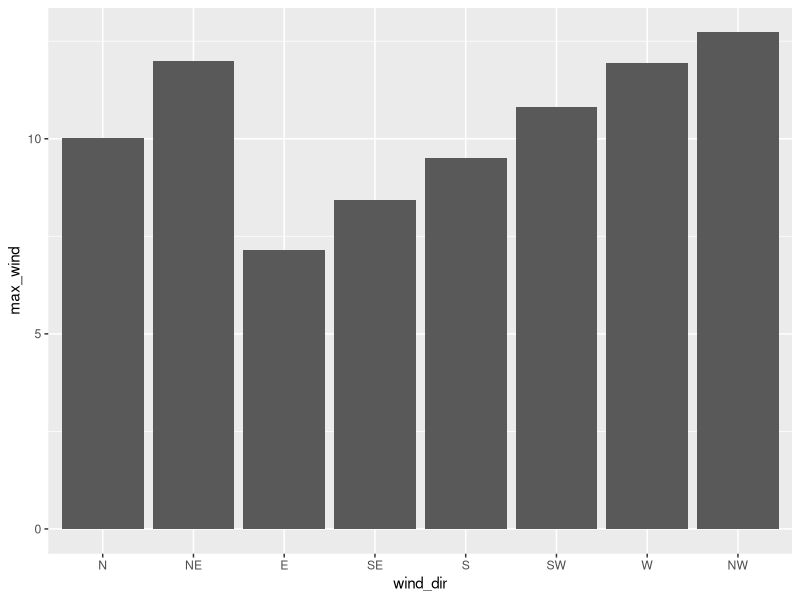
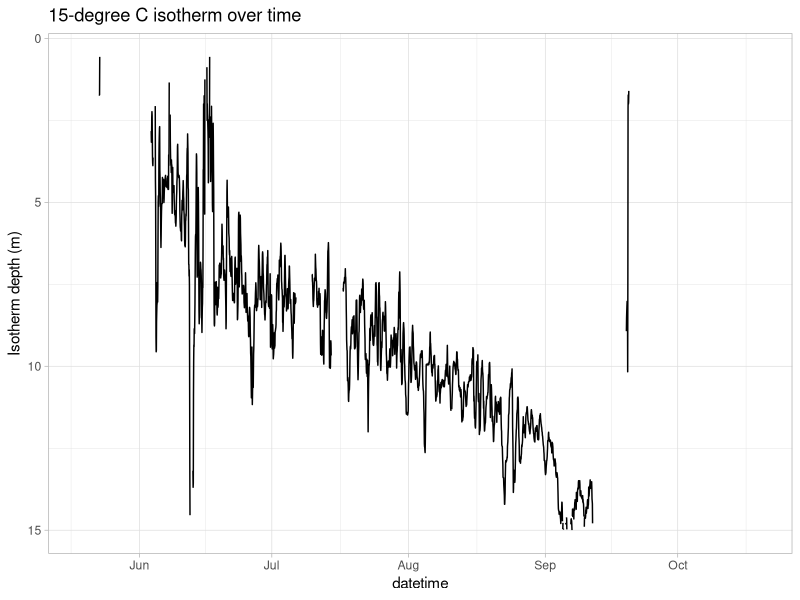
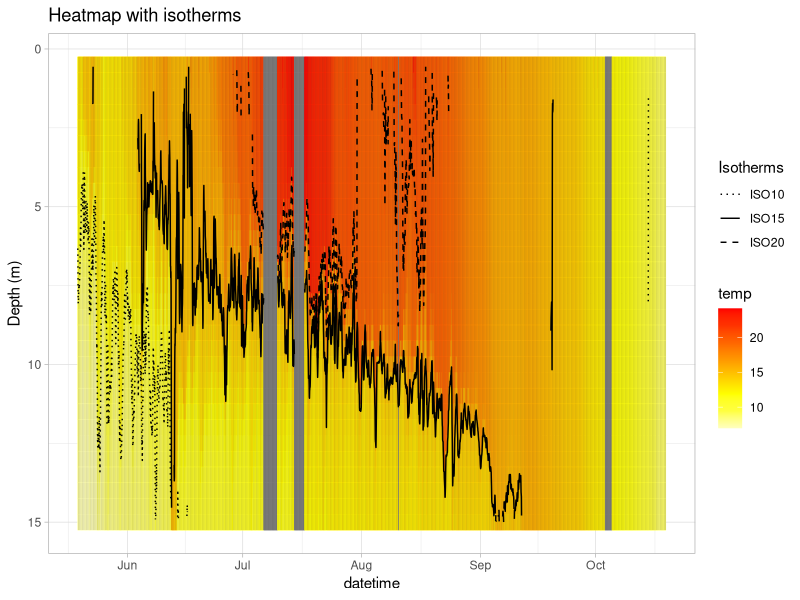

Write the R code that produced these figures, in order.
# GLEON Workshop on Debugging
# GLEON Limnoseries 2023 - May
# Author: Jorrit Mesman

# This sets your working directory to the location where your script is saved
# (Remove in case running outside Rstudio)
setwd(dirname(rstudioapi::getActiveDocumentContext()$path))

# Set TZ to UTC to avoid problems with time zones
Sys.setenv(TZ = "UTC")

# Load packages
library(data.table)
library(ggplot2)

##### Case 1: Calculate maximum wind speed in a certain wind direction-----

df = fread("data/weather_data_erken_2010.txt")

# u_wind: numeric vector, wind speed in m/s in West-East direction
# v_wind: numeric vector, wind speed in m/s in South-North direction
# min_dir: minimum wind direction to calculate maximum
# max_dir: maximum wind direction to calculate maximum
max_wind_in_dir = function(u_wind, v_wind, min_dir = 0, max_dir = 360){
  if(min_dir < 0) min_dir = min_dir + 360
  if(max_dir < 0) max_dir = max_dir + 360
  if(min_dir > 360) min_dir = min_dir - 360
  if(max_dir > 360) max_dir = max_dir - 360
  
  df_wind = data.table(wind_speed = sqrt(u_wind^2 + v_wind^2),
                       wind_dir_degrees = wind_vectors_to_direction(u_wind, v_wind))
  
  if(max_dir >= min_dir){
    df_wind = df_wind[wind_dir_degrees >= min_dir & wind_dir_degrees <= max_dir]
  }else{
    df_wind = df_wind[wind_dir_degrees >= min_dir | wind_dir_degrees <= max_dir]
  }
  
  if(nrow(df_wind) == 0L){
    return(NA)
  }else{
    return(max(df_wind[, wind_speed]))
  }
}

wind_vectors_to_direction = function(u_wind, v_wind){
  windspeed = sqrt(u_wind^2 + v_wind^2)
  wind_dir_rad = atan2(v_wind / windspeed, u_wind / windspeed) 
  wind_dir_degrees = wind_dir_rad * 180 / pi
  wind_dir_degrees = 270 - wind_dir_degrees
  wind_dir_degrees[wind_dir_degrees > 360 & !is.na(wind_dir_degrees)] =
    wind_dir_degrees[wind_dir_degrees > 360 & !is.na(wind_dir_degrees)] - 360
  return(wind_dir_degrees)
}

# Script:
# Function works on some example data
max_wind_in_dir(u_wind = c(2, 3, -3, 5, 0, -2, -1, -6),
                v_wind = c(2, 0, -1, 6, 4, 1, -5, -2),
                min_dir = 70,
                max_dir = 110)

# But error when applying to all data in our lake dataset
max_wind_in_dir(u_wind = df$u_wind, v_wind = df$v_wind,
                min_dir = 70, max_dir = 110)

# Calculate highest wind speed per wind direction, and plot
df_max_wind = data.table(wind_dir = factor(c("N", "NE", "E", "SE", "S", "SW", "W", "NW"),
                                           levels = c("N", "NE", "E", "SE", "S", "SW", "W", "NW")),
                         centr_wind = seq(0, 315, by = 45))
df_max_wind[, max_wind := sapply(centr_wind, function (x) max_wind_in_dir(df$u_wind,
                                                                          df$v_wind,
                                                                          min_dir = x - 22.5,
                                                                          max_dir = x + 22.5))]

ggplot(df_max_wind) +
  geom_col(aes(wind_dir, max_wind))

##### Case 2: Calculate and plot isotherms -----

df = fread("data/laketemp_data_erken_2010.txt")
df = melt(df, id.vars = "datetime", variable.name = "depth",
          value.name = "temp")
df[, depth := gsub("wtr_", "", depth)]
df[, depth := as.numeric(depth)]
setorder(df, datetime, depth)

# Function to calculate the isotherm depth from a vector of depths (dep, positive)
# and a vector of water temperatures (wtr). In the (rare) case that the isotherm
# is passed multiple times, it will pick the uppermost depth

calc_isotherm_depth = function(dep, wtr, isotherm, na.rm = FALSE){
  # Check arguments
  if(length(dep) != length(wtr)){
    stop("'dep' and 'wtr' should be the same length!")
  }
  if(length(dep) < 3){
    stop("You need at least three unique depths in order to use this function!")
  }
  if(any(dep < 0) | any(diff(dep) < 0)){
    stop("'dep' argument should always be positive and in ascending order!")
  }
  
  # Handle NA input values
  if(all(is.na(wtr)) | (any(is.na(wtr)) & !na.rm)){
    return(as.numeric(NA))
  }
  
  # Return NA if the isotherm is outside the range of provided temperatures
  if(isotherm < min(wtr, na.rm = na.rm) | isotherm > max(wtr, na.rm = na.rm)){
    return(as.numeric(NA))
  }
  
  # Find first depth where isotherm is intercepted
  depth_ind_passing_iso = which(wtr >= isotherm & shift(wtr, n = -1L) <= isotherm |
                                  wtr <= isotherm & shift(wtr, n = -1L) >= isotherm)
  
  if(length(depth_ind_passing_iso) == 0L) stop("Could not find depth at which ",
                                            "the isotherm is crossed!")
  depth_above = dep[depth_ind_passing_iso[1L]]
  depth_below = dep[depth_ind_passing_iso[1L] + 1L]
  
  # Linearly interpolate between depth_above and depth_below
  the_depth = approx(x = c(wtr[depth_ind_passing_iso[1L]],
                           wtr[depth_ind_passing_iso[1L] + 1L]),
                     y = c(depth_above, depth_below),
                     xout = isotherm)$y
  
  return(the_depth)
}

# Test:
calc_isotherm_depth(dep = 0:7,
                    wtr = c(12, 11.5, 11.5, 10.5, 9, 8, 7.5, 7.5),
                    isotherm = 11.2)

# Apply to all dates
df_iso_15 = df[, .(iso_depth = calc_isotherm_depth(depth,
                                                   temp,
                                                   isotherm = 15)),
               by = datetime]

# Let's look at the data and make some plots to see if the output is
# indeed the way we expect
ggplot(df_iso_15) +
  geom_line(aes(datetime, iso_depth)) +
  labs(title = "15-degree C isotherm over time",
       y = "Isotherm depth (m)") +
  scale_y_reverse() +
  theme_light()

# Lastly, we can plot it on top of a heat map and show several isotherms
df_iso = df[, .(iso_10 = calc_isotherm_depth(depth,
                                             temp,
                                             isotherm = 10),
                iso_15 = calc_isotherm_depth(depth,
                                             temp,
                                             isotherm = 15),
                iso_20 = calc_isotherm_depth(depth,
                                             temp,
                                             isotherm = 20)),
            by = datetime]


ggplot() +
  geom_tile(data = df, aes(datetime, depth, colour = temp)) +
  geom_line(data = df_iso, aes(datetime, iso_10, linetype = "ISO10")) +
  geom_line(data = df_iso, aes(datetime, iso_15, linetype = "ISO15")) +
  geom_line(data = df_iso, aes(datetime, iso_20, linetype = "ISO20")) +
  scale_colour_gradientn(colours = rev(heat.colors(8))) +
  scale_linetype_manual(name = "Isotherms",
                        values = c("ISO10" = "dotted",
                                   "ISO15" = "solid",
                                   "ISO20" = "dashed")) +
  scale_y_reverse() +
  labs(title = "Heatmap with isotherms",
       y = "Depth (m)") +
  theme_light()
